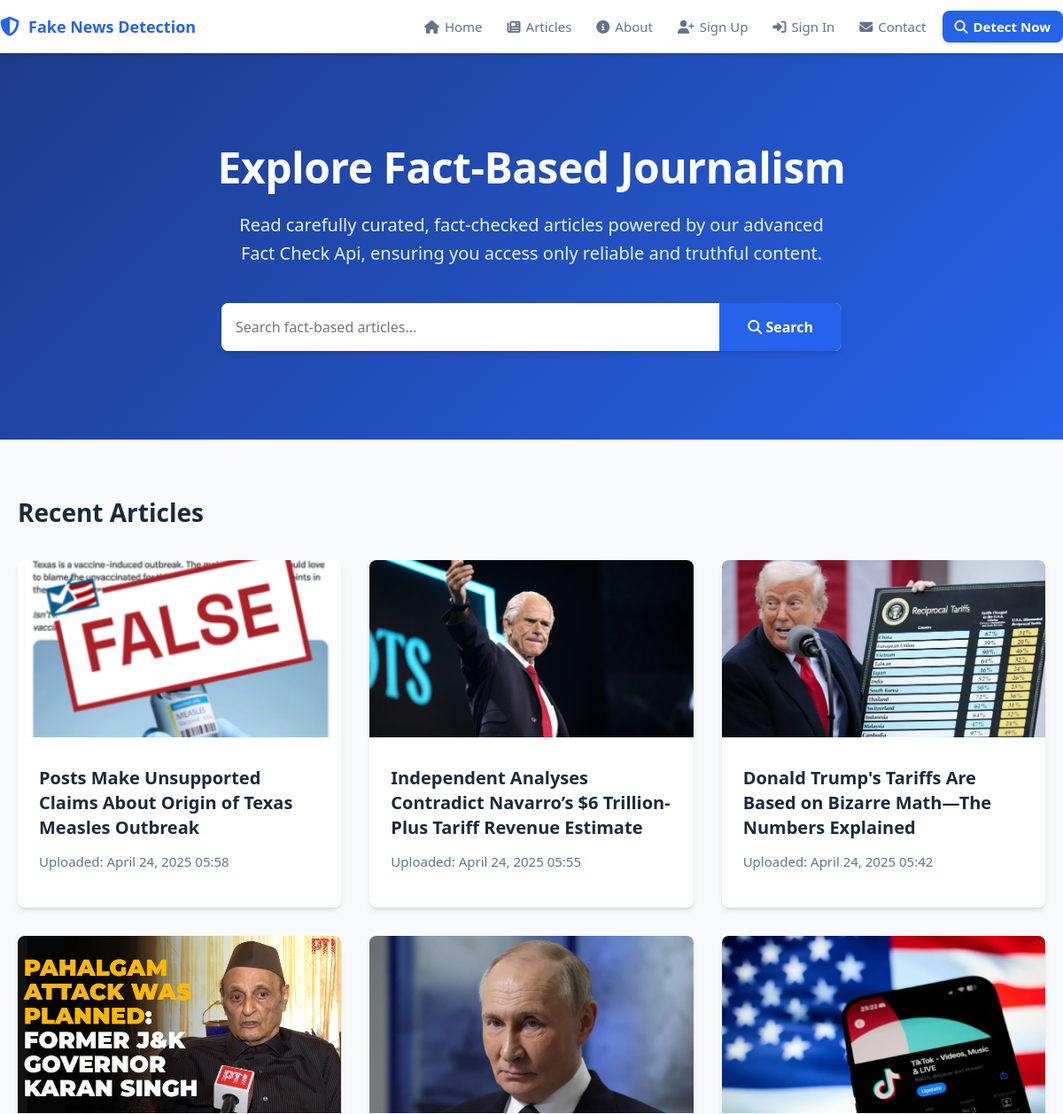
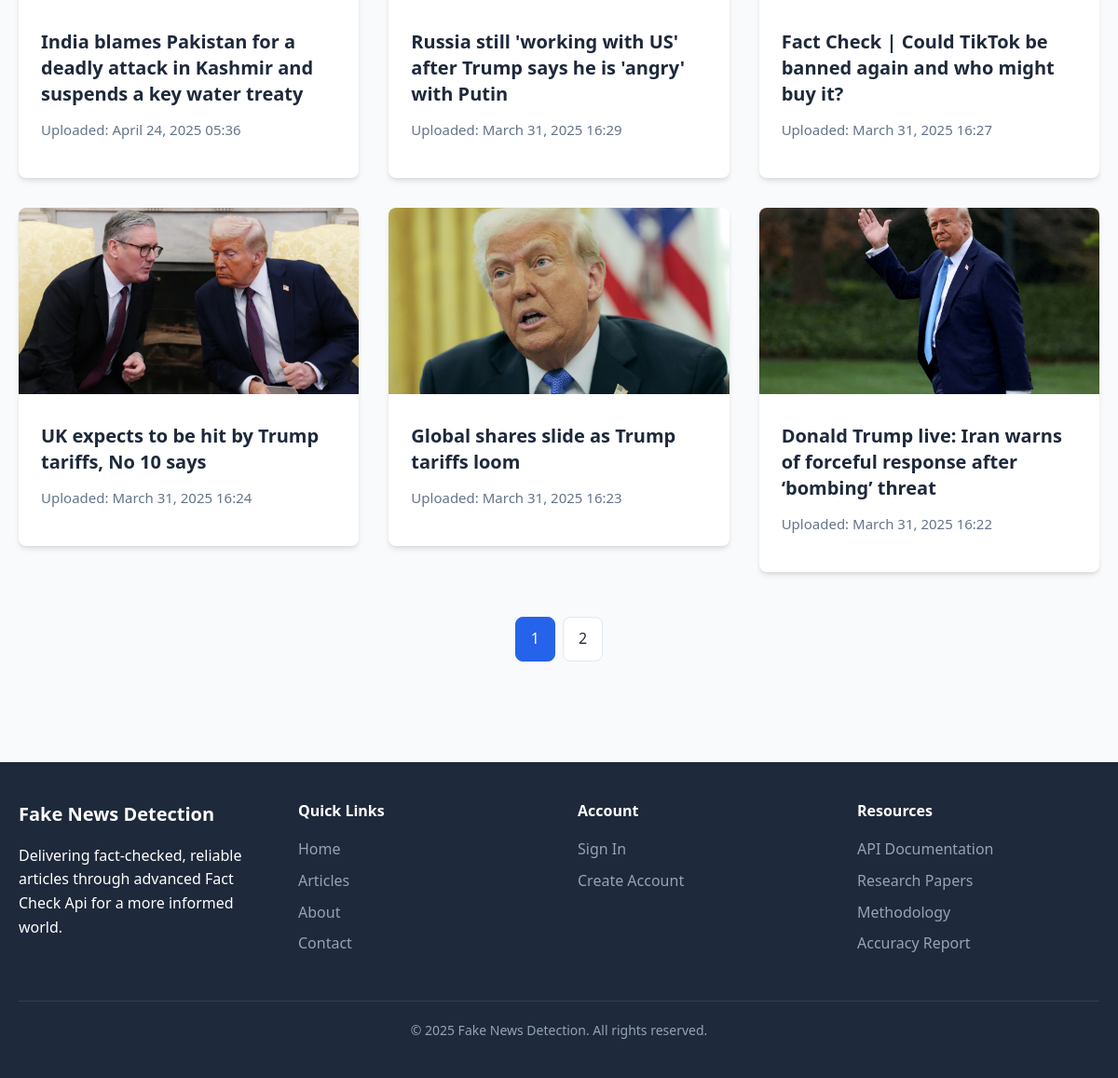
The page /articles/ on the database as committed earlier (2 pictures, top to bottom).
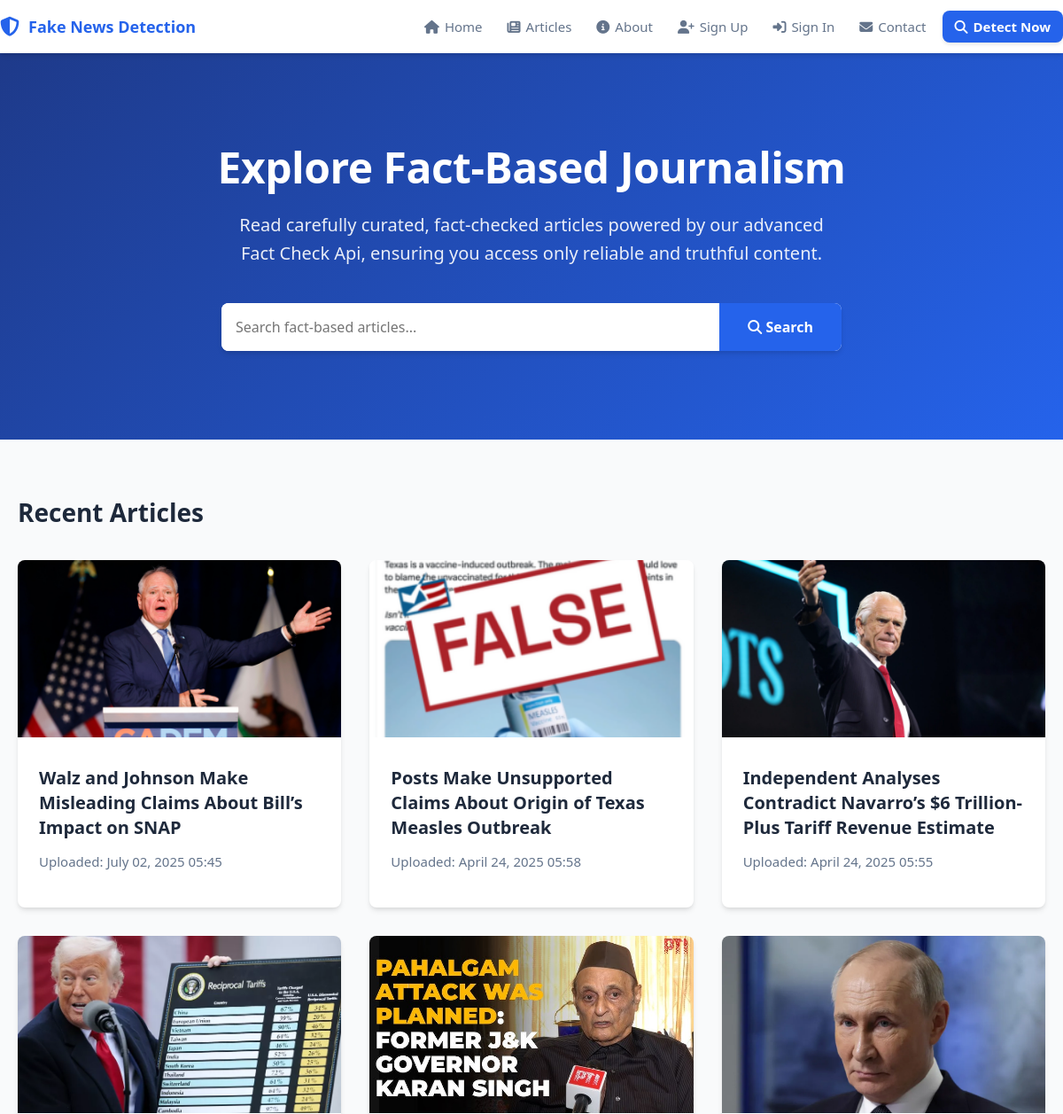
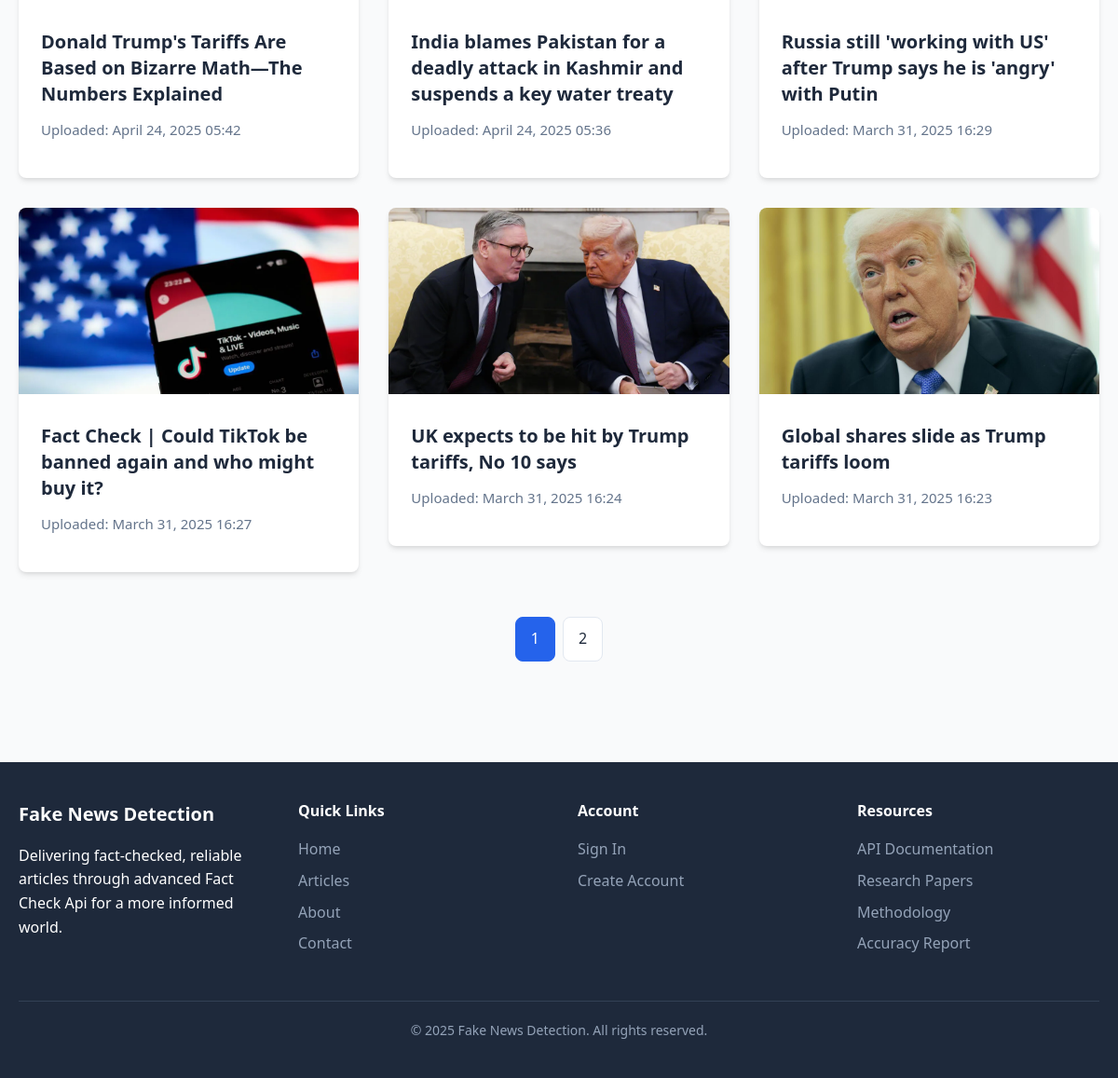
The same page on the database as committed later (2 pictures, top to bottom).
### adminapp/models.py (models this page shows, shortened)
class BlogPost(models.Model):
    title = models.CharField(max_length=200)
    content = models.TextField()
    thumbnail = models.ImageField(upload_to='thumbnails/', null=True, blank=True)
    created_at = models.DateTimeField(auto_now_add=True)

### adminapp/views.py (the view)
# urls.py: path('articles/', article_list, name='articles'),
def article_list(request):
    query = request.GET.get('q', '')
    articles = BlogPost.objects.filter(
        Q(title__icontains=query) | Q(content__icontains=query)
    ).order_by('-created_at') if query else BlogPost.objects.all().order_by('-created_at')
    paginator = Paginator(articles, 9)
    page_number = request.GET.get('page', 1)
    page_obj = paginator.get_page(page_number)
    if request.headers.get('X-Requested-With') == 'XMLHttpRequest':
        return render(request, 'art_list.html', {'articles': page_obj.object_list})
    return render(request, 'articles.html', {'page_obj': page_obj, 'query': query})

### adminapp/templates/articles.html (shortened to what the changed rows need)
<!DOCTYPE html>
<html lang="en">
<head>
    <link rel="stylesheet" href="https://cdnjs.cloudflare.com/ajax/libs/font-awesome/6.4.0/css/all.min.css">
</head>
<body>
    <section class="hero">
        <div class="container hero-content">
            <h1>Explore Fact-Based Journalism</h1>
        </div>
    </section>
    <main class="main-content">
        <div class="container">
            <div class="header-section">
                <h2 class="section-title">Recent Articles</h2>
            </div>
            <div class="article-container" id="article-list">
                {% include 'article_list.html' %}
            </div>
        </div>
    </main>
</body>
</html>

### adminapp/templates/article_list.html
{% for post in page_obj %}
    <a href="{% url 'article_detail' post.id %}" style="text-decoration: none; color: inherit;">
        <div class="article-card">
            <img src="{{ post.thumbnail.url }}" alt="{{ post.title }}">
            <div class="content">
                <h3>{{ post.title }}</h3>
                <p>Uploaded: {{ post.created_at|date:"F d, Y H:i" }}</p>
            </div>
        </div>
    </a>
{% endfor %}

Rows that differ between the two databases and show on the page:
no longer on this page (row unchanged): BlogPost: thumbnail (picture), title "Donald Trump live: Iran warns of forceful response after ‘bombing’ threat", created_at "March 31, 2025 16:22"
added BlogPost: thumbnail (picture), title "Walz and Johnson Make Misleading Claims About Bill’s Impact on SNAP", created_at "July 02, 2025 05:45"
